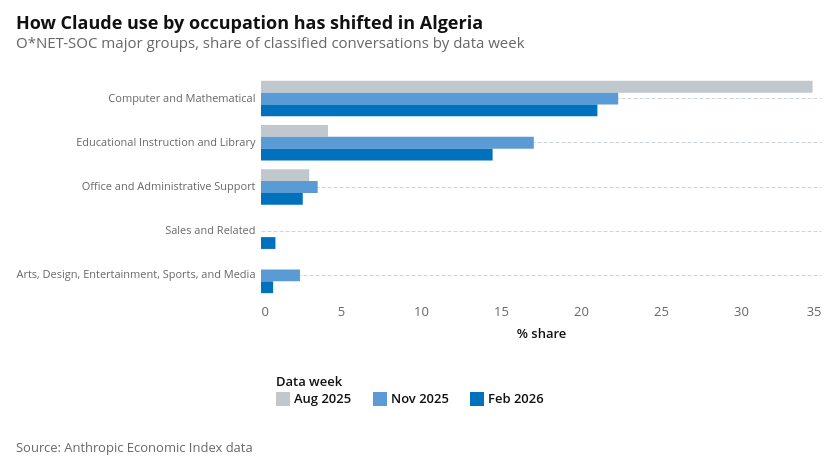

Here is the notebook cell this chart was saved with:
### Markdown cell above
**Figure 2d: Automation vs augmentation in Algeria over time**

### Code cell
jobs_trend_chart = make_grouped_bar(
    jobs_trend,
    "soc_name",
    jobs_order,
    title=f"How Claude use by occupation has shifted in {COUNTRY_NAME}",
    subtitle="O*NET-SOC major groups, share of classified conversations by data week",
)
jobs_trend_chart.save("claude_usage_by_job_over_time.png", ppi=300, scale_factor=3)
jobs_trend.to_csv("claude_usage_by_job_over_time.csv", index=False)
attaviz.add_caption(jobs_trend_chart, "Source: Anthropic Economic Index data")

### Figure 1 — Vega-Lite specification as saved in the notebook (floating-point values rounded to 4 significant figures)
{"config": {"background": "white", "padding": 15, "mark": {"tooltip": true}, "point": {"filled": true, "size": 60, "stroke": "white", "strokeWidth": 1}, "circle": {"filled": true, "stroke": "white", "strokeWidth": 1}, "square": {"filled": true, "stroke": "white", "strokeWidth": 1}, "line": {"strokeWidth": 4, "strokeCap": "round", "strokeJoin": "round"}, "bar": {"cornerRadiusEnd": 0}, "area": {"opacity": 0.7}, "arc": {"stroke": "white", "strokeWidth": 1}, "rect": {"stroke": "#8A969F", "strokeWidth": 0.5}, "geoshape": {"stroke": "#666666", "strokeWidth": 0.3, "strokeJoin": "round", "strokeCap": "round"}, "title": {"font": "Open Sans, sans-serif", "fontSize": 18, "fontWeight": 700, "lineHeight": 22, "color": "#111111", "anchor": "start", "offset": 21, "subtitleFont": "Open Sans, sans-serif", "subtitleFontSize": 15, "subtitleFontWeight": 400, "subtitleLineHeight": 18, "subtitleColor": "#666666", "subtitlePadding": 3}, "axis": {"domain": false, "grid": true, "gridColor": "#CED4DE", "gridDash": [4, 2], "gridWidth": 1, "labelFont": "Open Sans, sans-serif", "labelFontSize": 13, "labelFontWeight": 400, "labelColor": "#666666", "labelPadding": 3, "tickColor": "#CED4DE", "tickSize": 5, "tickCount": 5, "titleFont": "Open Sans, sans-serif", "titleFontSize": 13, "titleFontWeight": 600, "titleColor": "#111111", "titlePadding": 9}, "axisX": {"grid": false, "tickSize": 0, "labelAngle": 0}, "axisY": {"domain": false, "ticks": false, "gridColor": "#CED4DE", "gridDash": [4, 2], "gridWidth": 1}, "axisQuantitative": {"tickCount": 5}, "axisBand": {"labelPadding": 6, "tickSize": 0}, "axisTemporal": {"grid": false}, "legend": {"labelFont": "Open Sans, sans-serif", "labelFontSize": 13, "labelFontWeight": 600, "labelColor": "#111111", "titleFont": "Open Sans, sans-serif", "titleFontSize": 13, "titleFontWeight": 600, "titleColor": "#111111", "titlePadding": 3, "symbolSize": 196, "symbolStrokeWidth": 0, "padding": 15, "offset": 21, "columnPadding": 21, "orient": "bottom", "labelLimit": 200, "titleLimit": 200}, "view": {"stroke": null, "continuousWidth": 600, "continuousHeight": 400}, "range": {"category": ["#34A7F2", "#FF9800", "#664AB6", "#4EC2C0", "#F3578E", "#081079", "#0C7C68", "#AA0000", "#DDDA21"], "diverging": ["#920000", "#BD6126", "#E3A763", "#EFEFEF", "#80BDE7", "#3587C3", "#025288"], "heatmap": ["#E3F6FD", "#75CCEC", "#089BD4", "#0169A1", "#023B6F"], "ordinal": ["#E3F6FD", "#75CCEC", "#089BD4", "#0169A1", "#023B6F"], "ramp": ["#E3F6FD", "#75CCEC", "#089BD4", "#0169A1", "#023B6F"]}, "scale": {"bandPaddingInner": 0.2, "bandPaddingOuter": 0.1, "pointPadding": 0.5}, "header": {"labelFont": "Open Sans, sans-serif", "labelFontSize": 13, "labelFontWeight": 600, "labelColor": "#111111", "titleFont": "Open Sans, sans-serif", "titleFontSize": 15, "titleFontWeight": 600, "titleColor": "#111111"}, "concat": {"spacing": 18}, "facet": {"spacing": 18}, "selection": {"point": {"on": "click", "clear": "dblclick"}, "interval": {"mark": {"fill": "#0071BC", "fillOpacity": 0.15, "stroke": "#0071BC", "strokeWidth": 1}}}}, "vconcat": [{"mark": {"type": "bar"}, "encoding": {"color": {"field": "week", "legend": {"title": "Data week"}, "scale": {"domain": ["Aug 2025", "Nov 2025", "Feb 2026"], "range": ["#C1C8CD", "#5B9BD5", "#0071BC"]}, "sort": ["Aug 2025", "Nov 2025", "Feb 2026"], "type": "nominal"}, "tooltip": [{"field": "soc_name", "title": "Category", "type": "nominal"}, {"field": "week", "title": "Week", "type": "nominal"}, {"field": "share", "format": ".1f", "title": "Share", "type": "quantitative"}], "x": {"field": "share", "title": "% share", "type": "quantitative"}, "y": {"axis": {"labelFontSize": 11, "labelLimit": 280}, "field": "soc_name", "sort": ["Computer and Mathematical", "Educational Instruction and Library", "Office and Administrative Support", "Sales and Related", "Arts, Design, Entertainment, Sports, and Media"], "title": null, "type": "nominal"}, "yOffset": {"field": "week", "sort": ["Aug 2025", "Nov 2025", "Feb 2026"], "type": "nominal"}}, "height": 230, "title": {"text": "How Claude use by occupation has shifted in Algeria", "subtitle": "O*NET-SOC major groups, share of classified conversations by data week"}, "width": 560}], "data": {"name": "data-4254b4a249dd90f31370a0d73d265193"}, "title": {"text": "Source: Anthropic Economic Index data", "anchor": "start", "color": "#666666", "font": "Open Sans, sans-serif", "fontSize": 13, "fontWeight": 400, "lineHeight": 20, "offset": 21, "orient": "bottom"}, "$schema": "https://vega.github.io/schema/vega-lite/v6.4.1.json", "datasets": {"data-4254b4a249dd90f31370a0d73d265193": [{"week": "Aug 2025", "soc_name": "Computer and Mathematical", "share": 34.47}, {"week": "Aug 2025", "soc_name": "Educational Instruction and Library", "share": 4.188}, {"week": "Aug 2025", "soc_name": "Office and Administrative Support", "share": 3.013}, {"week": "Nov 2025", "soc_name": "Computer and Mathematical", "share": 22.32}, {"week": "Nov 2025", "soc_name": "Educational Instruction and Library", "share": 17.05}, {"week": "Nov 2025", "soc_name": "Arts, Design, Entertainment, Sports, and Media", "share": 2.435}, {"week": "Nov 2025", "soc_name": "Office and Administrative Support", "share": 3.542}, {"week": "Feb 2026", "soc_name": "Computer and Mathematical", "share": 21.03}, {"week": "Feb 2026", "soc_name": "Educational Instruction and Library", "share": 14.48}, {"week": "Feb 2026", "soc_name": "Arts, Design, Entertainment, Sports, and Media", "share": 0.7594}, {"week": "Feb 2026", "soc_name": "Sales and Related", "share": 0.9018}, {"week": "Feb 2026", "soc_name": "Office and Administrative Support", "share": 2.61}]}}
